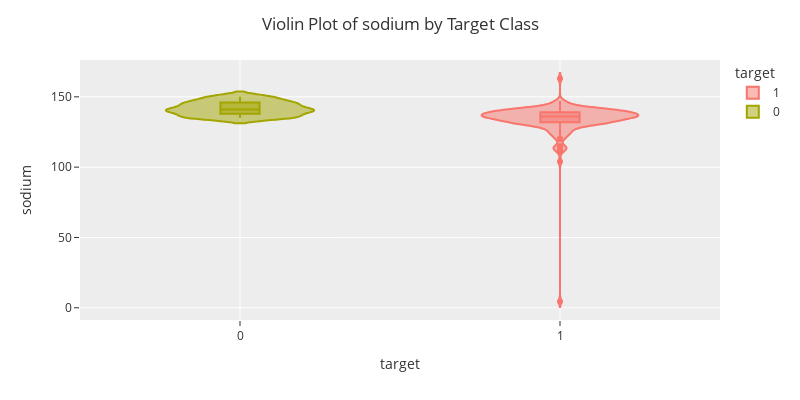

Notebook code cell kept with this figure:
### Code cell
violin('sodium')

### Figure 1 — Plotly figure (JSON) as saved in the notebook; plotly's stock layout.template omitted (floating-point values rounded to 4 significant figures; data arrays with more than 128 entries replaced by an {"elided": "..."} marker saying what was removed)
{"data": [{"alignmentgroup": "True", "box": {"visible": true}, "hovertemplate": "target=%{x}<br>sodium=%{y}<extra></extra>", "legendgroup": "1", "marker": {"color": "#F8766D"}, "name": "1", "offsetgroup": "1", "orientation": "v", "scalegroup": "True", "showlegend": true, "type": "violin", "x": {"elided": "250 int values"}, "x0": " ", "xaxis": "x", "y": {"elided": "250 float values"}, "y0": " ", "yaxis": "y"}, {"alignmentgroup": "True", "box": {"visible": true}, "hovertemplate": "target=%{x}<br>sodium=%{y}<extra></extra>", "legendgroup": "0", "marker": {"color": "#A3A500"}, "name": "0", "offsetgroup": "0", "orientation": "v", "scalegroup": "True", "showlegend": true, "type": "violin", "x": {"elided": "150 int values"}, "x0": " ", "xaxis": "x", "y": {"elided": "150 float values"}, "y0": " ", "yaxis": "y"}], "layout": {"height": 400, "legend": {"title": {"text": "target"}, "tracegroupgap": 0}, "margin": {"t": 60}, "title": {"text": "Violin Plot of sodium by Target Class"}, "violinmode": "overlay", "width": 800, "xaxis": {"anchor": "y", "categoryarray": [1, 0], "categoryorder": "array", "domain": [0, 1], "title": {"text": "target"}}, "yaxis": {"anchor": "x", "domain": [0, 1], "title": {"text": "sodium"}}}}
